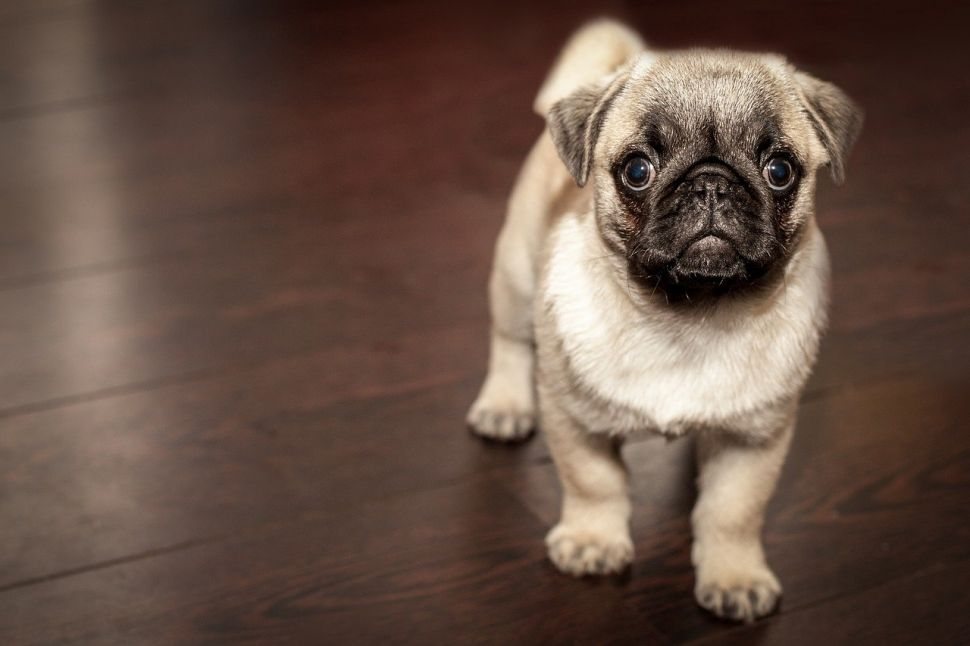
#> input picture SESI 5/Pudel.jpg, 970 x 646 px
$ python TRY.py   (older library calls are emulated)
#> lines starting #> are read from the running program, lines starting #| are printed output that depends on the picture
import cv2
import matplotlib.pyplot as plt


# 1. Persiapan dan Pembacaan Citra
# Pertama, kita akan membaca citra menggunakan OpenCV dan mengkonversi citra berwarna menjadi grayscale.


# Membaca citra berwarna
image_color = cv2.imread('Pudel.jpg')
#> image_color is the input picture: shape (646, 970, 3); mean B, G, R 69, 80.3, 101.9
image_color = cv2.cvtColor(image_color, cv2.COLOR_BGR2RGB)  # Konversi BGR ke RGB untuk plotting

# Mengkonversi citra berwarna menjadi grayscale
image_gray = cv2.cvtColor(image_color, cv2.COLOR_RGB2GRAY)
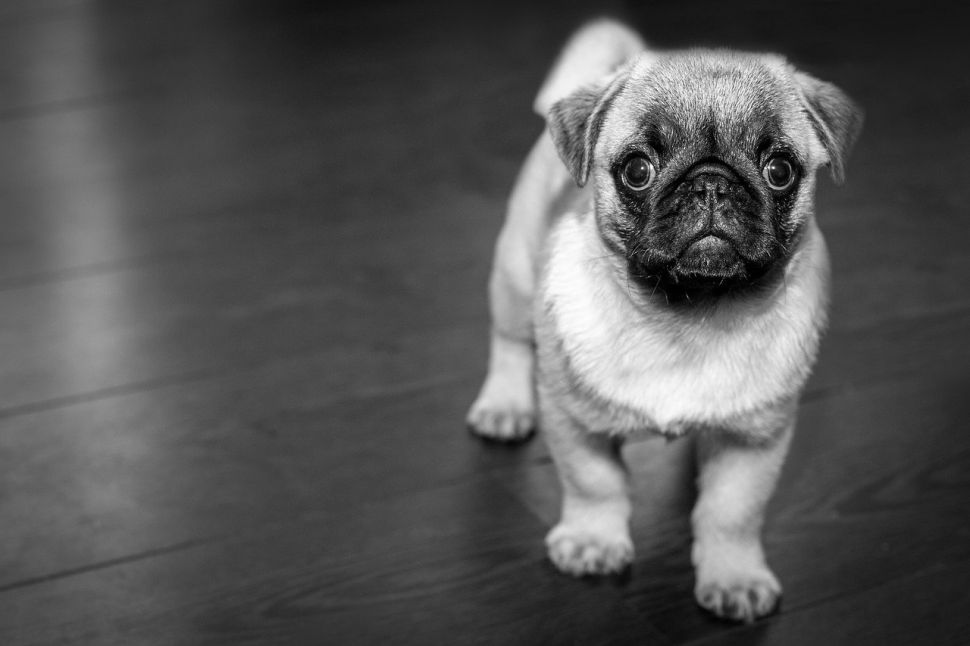
#> image_gray: shape (646, 970); min 0, max 254, mean 85.5

# Tampilkan citra asli (berwarna dan grayscale)
plt.figure(figsize=(10, 5))
plt.subplot(1, 2, 1)
plt.imshow(image_color)
plt.title('Citra Berwarna')
plt.axis('off')

plt.subplot(1, 2, 2)
plt.imshow(image_gray, cmap='gray')
plt.title('Citra Grayscale')
plt.axis('off')
plt.show()
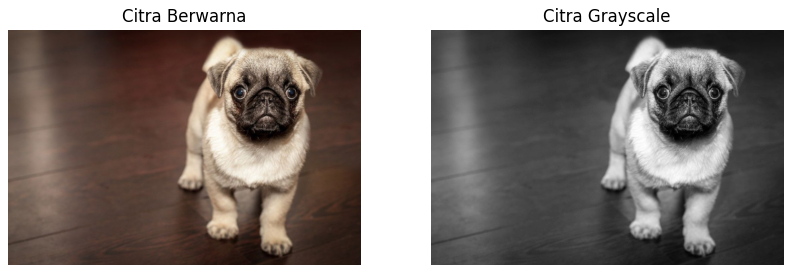
#> figure drawn by matplotlib, 2 panels


# 2. Low-Pass Filter (Blur)
# Low-pass filter digunakan untuk menghaluskan citra dengan mengurangi noise dan detail halus.


# Low-pass filter untuk citra grayscale
blurred_gray = cv2.GaussianBlur(image_gray, (9, 9), 0)

# Low-pass filter untuk citra berwarna
blurred_color = cv2.GaussianBlur(image_color, (9, 9), 0)

# Tampilkan hasil
plt.figure(figsize=(10, 5))
plt.subplot(1, 2, 1)
plt.imshow(blurred_gray, cmap='gray')
plt.title('Citra Grayscale - Low Pass (Blur)')
plt.axis('off')

plt.subplot(1, 2, 2)
plt.imshow(blurred_color)
plt.title('Citra Berwarna - Low Pass (Blur)')
plt.axis('off')
plt.show()
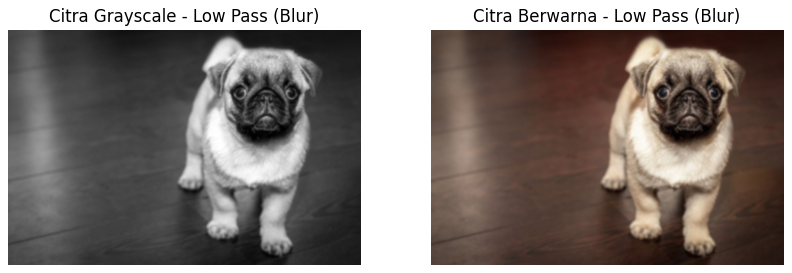
#> figure drawn by matplotlib, 2 panels


# 3. High-Pass Filter (Edge Detection)
# High-pass filter digunakan untuk mendeteksi tepi dengan menonjolkan perbedaan intensitas.


# High-pass filter (Sobel) untuk citra grayscale
sobel_gray = cv2.Sobel(image_gray, cv2.CV_64F, 1, 1, ksize=5)
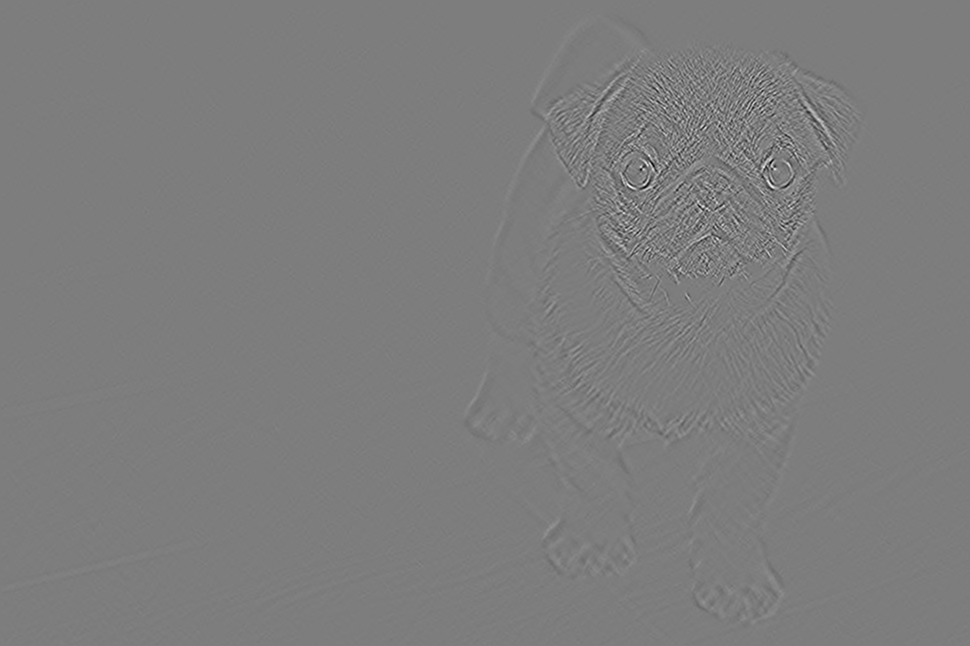
#> sobel_gray: shape (646, 970) float64; min -1691, max 1747, mean 0; drawn with min black and max white
sobel_gray = cv2.convertScaleAbs(sobel_gray)  # Konversi ke uint8
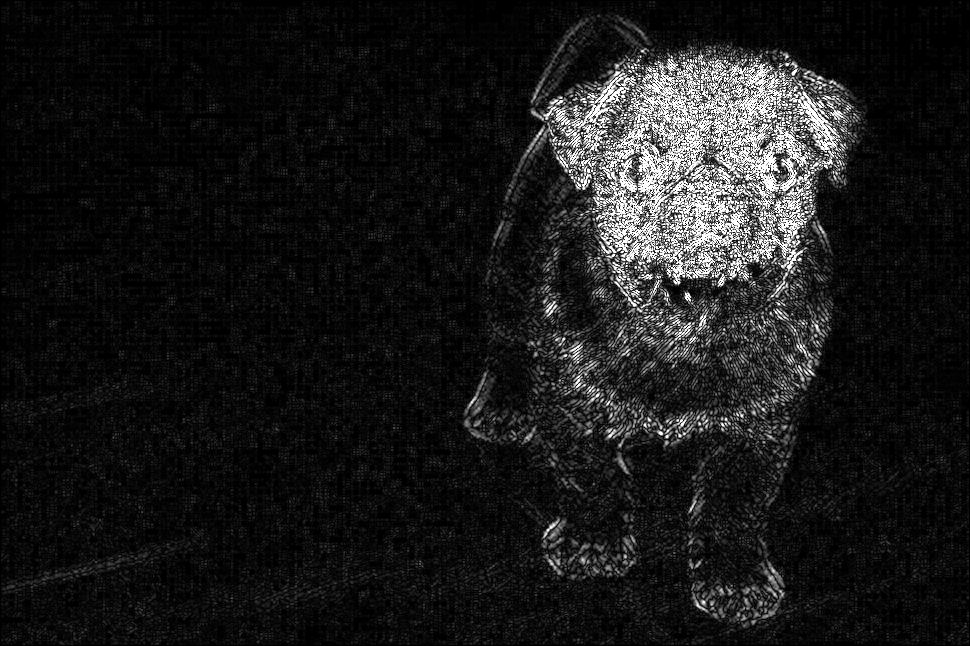
#> sobel_gray: shape (646, 970); min 0, max 255, mean 26

# High-pass filter (Sobel) untuk citra berwarna - diterapkan pada setiap channel
sobel_color = image_color.copy()
for i in range(3):  # Untuk setiap channel warna
    sobel_color[:, :, i] = cv2.Sobel(image_color[:, :, i], cv2.CV_64F, 1, 1, ksize=5)
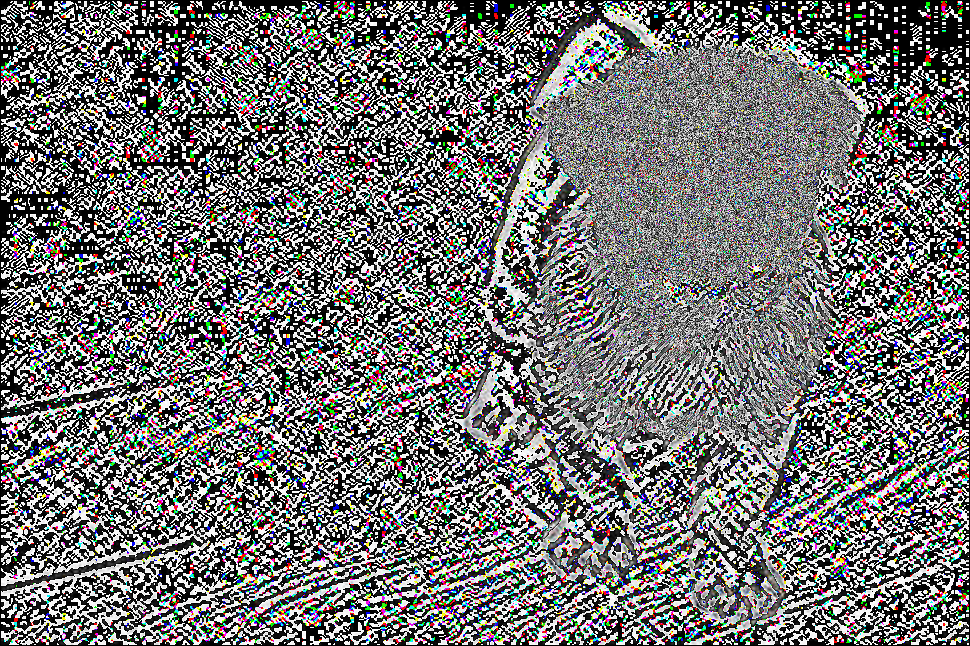
#> sobel_color: shape (646, 970, 3); mean R, G, B 114.7, 114.5, 114.1
sobel_color = cv2.convertScaleAbs(sobel_color)

# Tampilkan hasil
plt.figure(figsize=(10, 5))
plt.subplot(1, 2, 1)
plt.imshow(sobel_gray, cmap='gray')
plt.title('Citra Grayscale - High Pass (Edge Detection)')
plt.axis('off')

plt.subplot(1, 2, 2)
plt.imshow(sobel_color)
plt.title('Citra Berwarna - High Pass (Edge Detection)')
plt.axis('off')
plt.show()


# 4. High-Boost Filter (Enhancement)
# High-boost filter meningkatkan ketajaman dengan menggabungkan citra asli dengan citra hasil high-pass.


# Parameter boosting
boost_factor = 1.5

# High-boost filter untuk citra grayscale
blurred_gray = cv2.GaussianBlur(image_gray, (9, 9), 0)
high_boost_gray = cv2.addWeighted(image_gray, boost_factor, blurred_gray, -0.5, 0)

# High-boost filter untuk citra berwarna
blurred_color = cv2.GaussianBlur(image_color, (9, 9), 0)
high_boost_color = cv2.addWeighted(image_color, boost_factor, blurred_color, -0.5, 0)

# Tampilkan hasil
plt.figure(figsize=(10, 5))
plt.subplot(1, 2, 1)
plt.imshow(high_boost_gray, cmap='gray')
plt.title('Citra Grayscale - High Boost')
plt.axis('off')

plt.subplot(1, 2, 2)
plt.imshow(high_boost_color)
plt.title('Citra Berwarna - High Boost')
plt.axis('off')
plt.show()
